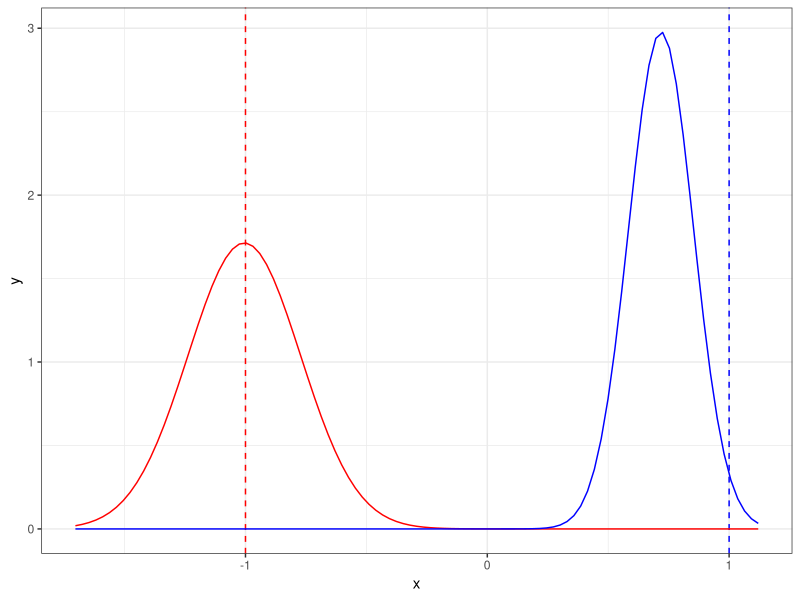
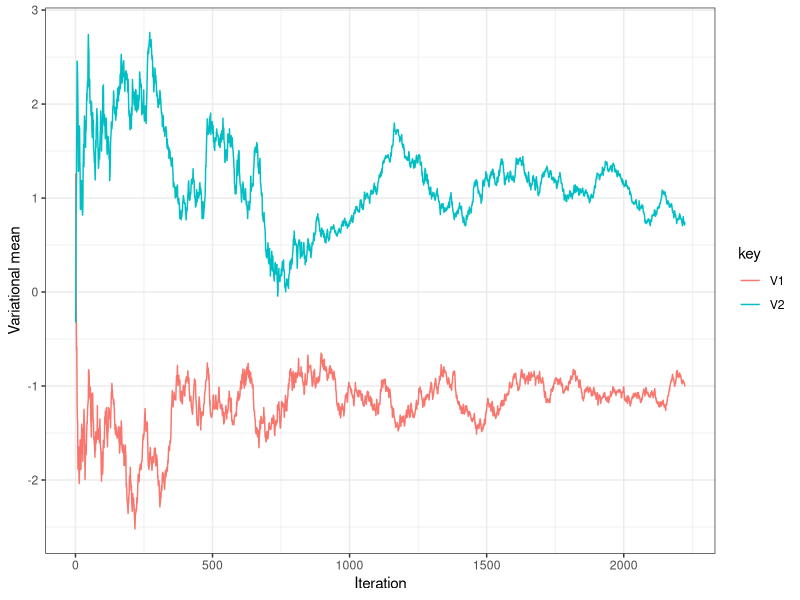
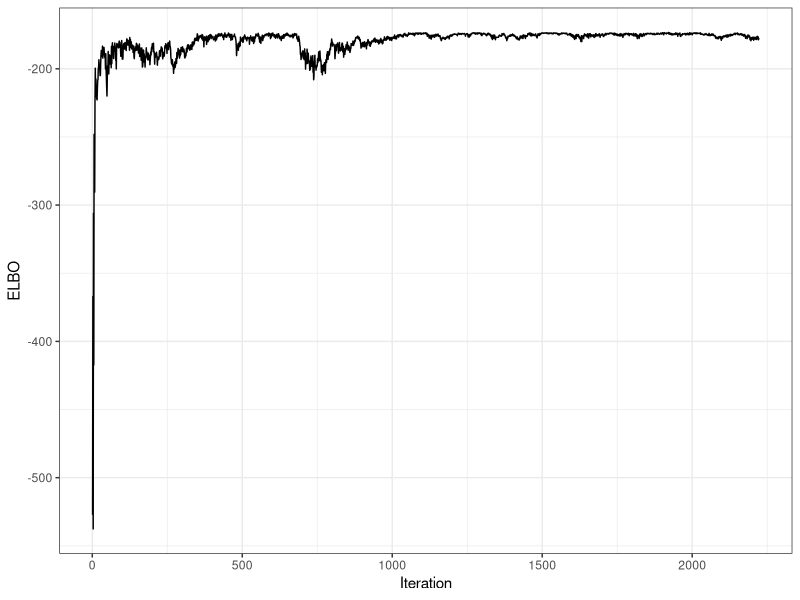
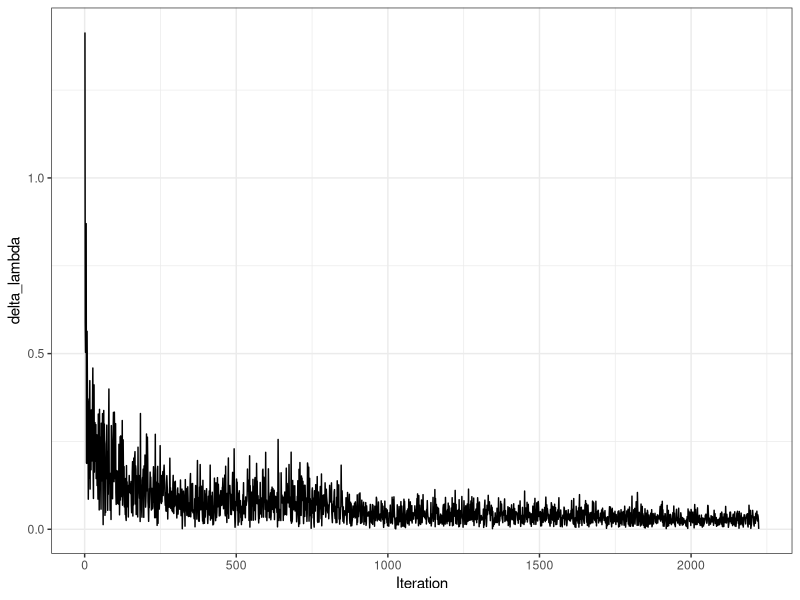

The R source for these figures, in order:
library(MASS)
library(dplyr)
library(tidyr)
library(purrr)
library(ggplot2)

theme_set(theme_bw())

max_iter = 20000
eps = 1e-16

# Functions ---------------------------------------------------------------

norm = function(x){
  return(sqrt(sum(x^2)))
}

sigmoid = function(w){
  return(1/(1 + exp(-w)))
}

dot = function(X, Y){
  return(X %*% Y)
}

zeros = function(P){
  return(rep(0.0, P))
}

ones = function(P){
  return(rep(1.0, P))
}

create_data = function(N, real_mu, seed = 0){
  set.seed(seed)
  P = length(real_mu)
  X = mvrnorm(N, mu = rep(0, P), Sigma = diag(rep(1, P)))
  y = rbinom(N, 1, sigmoid(dot(X, real_mu)))
  return(list(X = X, y = y))
}


# elbo_grad = function(z_sample, mu, sigma_sq, y, X, P, prior_sigma){
#   score_mu = (z_sample - mu)/(sigma_sq)
#   score_logsigma_sq = (-1/(2*sigma_sq) + ((z_sample - mu)^2)/(2*(sigma_sq^2))) * sigma_sq
#   aux_1 = y * as.numeric(log(sigmoid(dot(X, z_sample))))
#   aux_2 = (1 - y) * as.numeric(log(1 - sigmoid(dot(X, z_sample))))
#   log_p_aux_1 = sum(aux_1 + aux_2)
#   log_p_aux_2 = sum(log(dnorm(z_sample, zeros(P), prior_sigma*ones(P))))
#   log_p = log_p_aux_1 + log_p_aux_2
#   log_q = sum(norm_logpdf(z_sample, mu, sqrt(sigma_sq)))
#   grad = c(score_mu, score_logsigma_sq)*(log_p - log_q)
#   return(grad)
# }


# matrix_vector_operation = function(X, y, func){
#   if(func == "+"){
#     out = t(t(X) + y)
#   }
#   if(func == "-"){
#     out = t(t(X) - y)
#   }
#   if(func == "*"){
#     out = t(t(X) * y)
#   }
#   if(func == "/"){
#     out = t(t(X) / y)
#   }
#   return(out)
# }
# 
# 
# matrix_vector_operation_2 = function(X, y, func){
#   if(func == "+"){
#     out = t(t(X) + y)
#   }
#   if(func == "-"){
#     out = t(t(X) - y)
#   }
#   if(func == "*"){
#     out = t(t(X) * y)
#   }
#   if(func == "/"){
#     out = t(t(X) / y)
#   }
#   return(out)
# }
# 
# elbo_grad_samples = function(samples, mu, sigma_sq, y, X, P, prior_sigma){
#   centered = matrix_vector_operation(samples, mu, "-")
#   score_mu = matrix_vector_operation(centered, sigma_sq, "/")
#   score_logsigma_sq_1 = matrix_vector_operation(centered^2, 2*(sigma_sq^2), "/")
#   score_logsigma_sq_2 = matrix_vector_operation(score_logsigma_sq_1, -1/(2*sigma_sq), "+")
#   score_logsigma_sq = matrix_vector_operation(score_logsigma_sq_2, sigma_sq, "*")
#   # score_logsigma_sq = (-1/(2*sigma_sq) + ((z_sample - mu)^2)/(2*(sigma_sq^2))) * sigma_sq
#   sigmoid_matrix = sigmoid(dot(X, t(samples)))
#   aux_1 = matrix_vector_operation((log(sigmoid_matrix)), y, "*")
#   aux_2 = matrix_vector_operation(log(1 - sigmoid_matrix), (1 - y), "*")
#   log_p_aux_1 = colSums(aux_1 + aux_2)
#   log_p_aux_2 = sum(log(dnorm(samples, zeros(P), prior_sigma*ones(P))))
#   log_p = log_p_aux_1 + log_p_aux_2
#   log_q = sum(norm_logpdf(samples, mu, sqrt(sigma_sq)))
#   grad = c(score_mu, score_logsigma_sq)*(log_p - log_q)
#   return(grad)
# }


elbo_grad_samples = function(samples, mu, sigma_sq, y, X, P, prior_sigma){
  grad_acc = rep(0.0, 2*P)
  elbo_acc = 0.0
  S = nrow(samples)
  for(i in 1:S){
    z_sample = samples[i, ]
    centered = z_sample - mu
    score_mu = centered/sigma_sq
    score_logsigma_sq = (-1/(2*sigma_sq) + (centered^2)/(2*(sigma_sq^2))) * sigma_sq
    aux_1 = y * as.numeric(log(sigmoid(dot(X, z_sample))))
    aux_2 = (1 - y) * as.numeric(log(1 - sigmoid(dot(X, z_sample))))
    log_p_aux_1 = sum(aux_1 + aux_2)
    log_p_aux_2 = sum(log(dnorm(z_sample, zeros(P), prior_sigma*ones(P))))
    log_p = log_p_aux_1 + log_p_aux_2
    log_q = sum(log(dnorm(z_sample, mu, sqrt(sigma_sq))))
    elbo_i = log_p - log_q
    grad_i = c(score_mu, score_logsigma_sq)*(elbo_i)
    grad_acc = grad_acc + grad_i/S
    elbo_acc = elbo_acc + elbo_i/S
  }
  return(list(grad = grad_acc,
              elbo = elbo_acc))
}


vi = function(X, y, prior_sigma = 10000, max_iter = 6000, S = 10, eta = 1.0, seed = 0){
  set.seed(seed)
  N = dim(X)[1]
  P = dim(X)[2]
  mu = rnorm(P)
  G = matrix(zeros(2*P*2*P), ncol = 2*P)
  log_sigma_sq = rnorm(P)
  mus = matrix(zeros(max_iter*P), ncol = P)
  delta_lambda = zeros(max_iter)
  ELBO = zeros(max_iter)
  
  cat("Begin optimization\n\n")
  for(t in 1:max_iter){
    mus[t,] = mu
    sigma_sq = exp(log_sigma_sq)
    samples = mvrnorm(S, mu, diag(sigma_sq))
    elbo_grad = elbo_grad_samples(samples, mu, sigma_sq, y, X, P, prior_sigma)
    grad_estimate = elbo_grad$grad
    ELBO[t] = elbo_grad$elbo
    G = G + (grad_estimate %*% t(grad_estimate))
    rho_t = (eta * 1/sqrt(diag(G)))
    mu_new = mu + rho_t[1:P] * grad_estimate[1:P]
    log_sigma_sq_new = log_sigma_sq + rho_t[(P+1):(2*P)] * grad_estimate[(P+1):(2*P)]
    delta_lambda_now = norm(mu_new - mu)
    delta_lambda[t] = delta_lambda_now
    if(t %% 100 == 1){
      cat("", "\n")
      cat("Iteration: ", t, "\n")
      cat("Mu: ", mu, "\n")
      cat("Sigma squared: ", exp(log_sigma_sq), "\n")
      cat("Delta lambda: ", delta_lambda_now, "\n")
      cat("Estimate gradient norm: ", norm(grad_estimate), "\n")
      cat("Estimate ELBO: ", ELBO[t], "\n")
    }
    
    if(delta_lambda_now < 0.001){
      cat("Breaking\n\n")
      break
    }
    mu = mu_new
    log_sigma_sq = log_sigma_sq_new
  }
  
  cat(""    , "\n")
  cat("Optimization complete", "\n")
  cat("Final sigma_sq: ", exp(log_sigma_sq), "\n")
  cat("Final mu: ", mu, "\n")
  model_out = list(
    mu = mu, 
    sigma_sq = sigma_sq, 
    mus = mus[1:t,], 
    delta_lambda = delta_lambda[1:t],
    ELBO = ELBO[1:t]
  )
  return(model_out)
}


# Run VI ------------------------------------------------------------------

real_mu = c(-1, 1)

dat = create_data(300, real_mu, seed = 0)

mod = vi(dat$X, dat$y, S = 30, max_iter = max_iter, seed = 0)

mu = mod$mu
sigma = sqrt(mod$sigma_sq)
colours = c('red', 'blue', 'dark green', 'green')[1:length(real_mu)]

tibble(x = c(mu + 3*sigma, mu - 3*sigma)) %>% 
  ggplot(aes(x)) + 
  geom_vline(xintercept = real_mu, col = colours, linetype = "dashed") +
  mapply(function(mean, sd, col) {
    stat_function(fun = dnorm, args = list(mean = mean, sd = sd), col = col)
  }, 
  mean = mu, 
  sd = sigma, 
  col = colours
  ) 


mod$mus %>% 
  as_tibble() %>% 
  mutate(Iteration = 1:nrow(.)) %>% 
  gather(key, value, -Iteration) %>% 
  ggplot() +
  #geom_hline(yintercept = real_mu, color = "dark grey") +
  geom_line(aes(Iteration, value, colour = key)) +
  ylab("Variational mean") 


tibble(ELBO = mod$ELBO) %>% 
  mutate(Iteration = 1:nrow(.)) %>% 
  ggplot() +
  geom_line(aes(Iteration, ELBO))


tibble(delta_lambda = mod$delta_lambda) %>% 
  mutate(Iteration = 1:nrow(.)) %>% 
  ggplot() +
  geom_line(aes(Iteration, delta_lambda))
